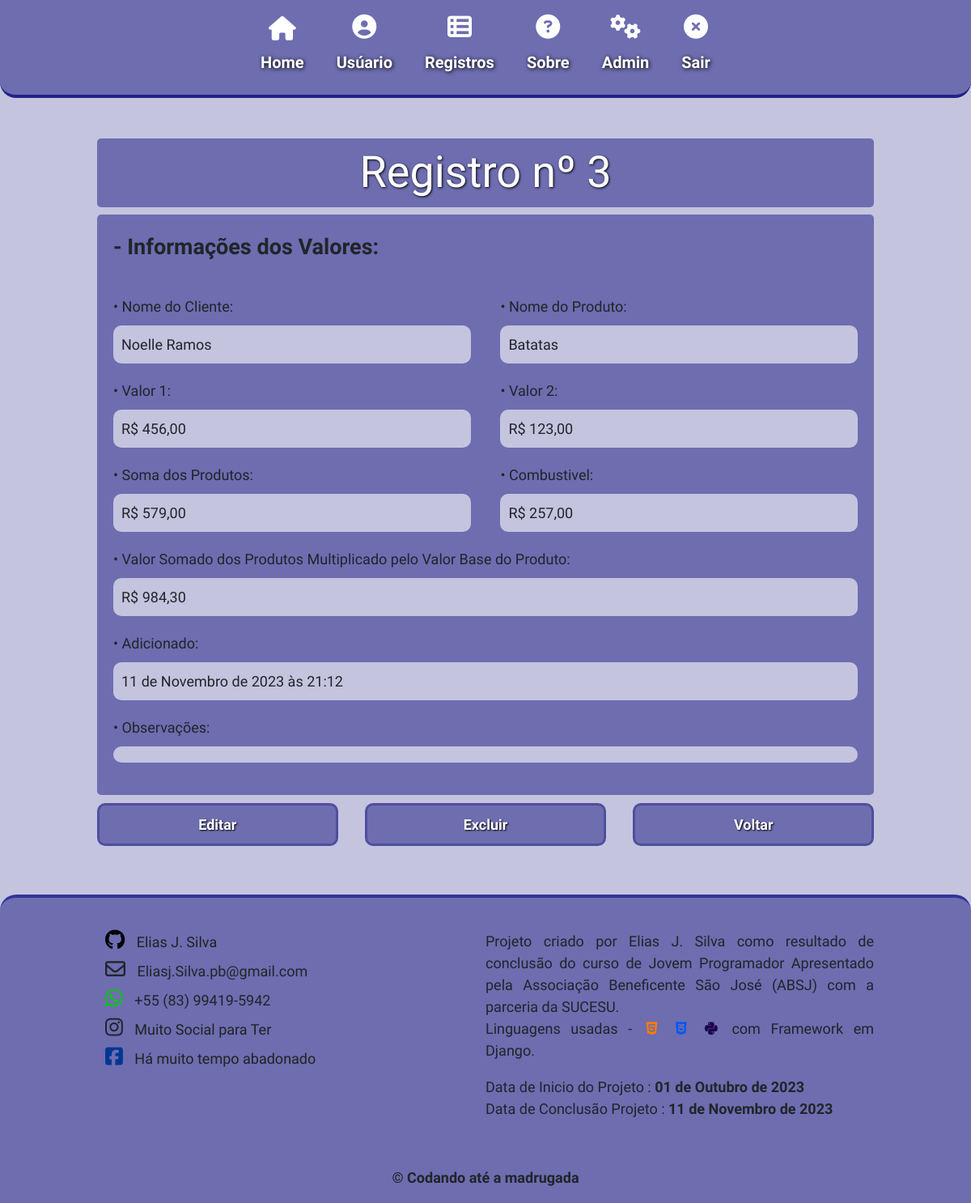
/Perfil/Registro/3/ (signed in), run on the app's committed database.
### inventario/models.py (models this page shows, shortened)
class Inventario(models.Model):
    produto = models.ForeignKey(Produto, on_delete=models.CASCADE)
    cliente = models.ForeignKey(Cliente, on_delete=models.CASCADE)
    user = models.ForeignKey(get_user_model(), on_delete=models.CASCADE)
    valor_p1 = models.DecimalField(max_digits=10, decimal_places=2)
    valor_p2 = models.DecimalField(max_digits=10, decimal_places=2, default=0)
    valorProdutos = models.DecimalField(max_digits=10, decimal_places=2, blank=True, default=0)
    subTotal = models.DecimalField(max_digits=10, decimal_places=2, blank=True, default=0)
    combustivel = models.DecimalField(max_digits=10, decimal_places=2, default=0)
    create_at = models.DateTimeField(auto_now_add=True)
    notes = models.TextField(blank=True, null=True)
    class Meta:
        ordering = ['-valorProdutos']

class Cliente(models.Model):
    user = models.ForeignKey(get_user_model(), on_delete=models.CASCADE)
    cliente = models.CharField(max_length=150)
    endereco = models.CharField(max_length=200, blank=True, null=True)
    contato = models.CharField(max_length=15, blank=True, null=True)
    email = models.CharField(max_length=150,blank=True,null=True)
    data = models.DateField(auto_now_add=True)
    observacoes = models.TextField(blank=True, null=True)
    class Meta:
        ordering = ['cliente']
    def __str__(self):
        return self.cliente

class Produto(models.Model):
    user = models.ForeignKey(get_user_model(), on_delete=models.CASCADE)
    produto = models.CharField(max_length=100)
    valorBase = models.DecimalField(max_digits=10, decimal_places=2, default=1.70)
    valorTotal = models.DecimalField(max_digits=10, decimal_places=2, blank=True, default=0)
    create = models.DateField(auto_now_add=True)
    notes = models.TextField(blank=True, null=True)
    class Meta:
        ordering = ['-valorTotal']
    def __str__(self):
        return self.produto

### inventario/views.py (the view)
# urls.py: path('Perfil/Registro/<int:id>/', views.registroView, name='registroView'),
@login_required
def registroView(request, id):
    iView = models.Inventario.objects.get(id=id)
    return render(request, 'inventario/registroView.html', {'iView':iView})

### templates/inventario/registroView.html (shortened to what this page needs)
{% extends 'home.html' %}
{% load static %}
{% block content %}
<div class="user">
    <h3> Registro nº {{ iView.id }}</h3>
    <fieldset>
        <legend>Informações dos Valores:</legend>
        <div class="item-value">
            <div class="item1">
                <label for="">Nome do Cliente:</label>
                <span>{{ iView.cliente }}</span>
            </div>
            <div class="item1">
                <label for="">Nome do Produto:</label>
                <span>{{ iView.produto }}</span>
            </div>
        </div>
        <div class="item-value">
            <div class="item1">
                <label for="">Valor 1:</label>
                <span>R$ {{ iView.valor_p1 }}</span>
            </div>
            <div class="item1">
                <label for="">Valor 2:</label>
                <span>R$ {{ iView.valor_p2 }}</span>
            </div>
        </div>
        <div class="item-value">
            <div class="item1">
                <label for="">Soma dos Produtos:</label>
                <span>R$ {{ iView.valorProdutos }}</span>
            </div>
            <div class="item1">
                <label for="">Combustivel:</label>
                <span>R$ {{ iView.combustivel }}</span>
            </div>
        </div>
        <label for="">Valor Somado dos Produtos Multiplicado pelo Valor Base do Produto:</label>
        <span>R$ {{ iView.subTotal }}</span>
        <label for="">Adicionado:</label>
        <span>{{ iView.create_at }}</span>
        <label for="">Observações:</label>
        <span>{{ iView.notes }}</span>
    </fieldset>
    <div class="links">
        <a href="{% url 'registroEdit' id=iView.id %}">Editar</a>
        <a href="{% url 'registroDel' id=iView.id %}">Excluir</a>
        <a href="{% url 'user' %}">Voltar</a>
    </div>
</div>
{% endblock %}

### static/css/styles.css (style rules this page uses)
* { margin: 0; padding: 0; box-sizing: border-box; font-size: 18px; font-family: 'Ubuntu', sans-serif; }
body { background-color: #2284; }
.user { width: 80%; margin: 50px auto; }
.user > h3 { text-align: center; font-size: 3em; color: #fff; text-shadow: 1px 1px 3px #000; background-color: #2288; padding: 10px; border-radius: 5px; }
.user > fieldset { border-radius: 5px; padding: 20px; background-color: #2288; width: 100%; }
.user > fieldset > legend { font-weight: bold; margin-bottom: 40px; }
.user > fieldset legend::before { content: '- ' }
.user > fieldset label { font-weight: 500; }
.user > fieldset label::before { content: '• '; }
.user > fieldset span { display: block; background-color: #C4C4DF; margin: 10px 0 20px 0; padding: 10px; border-radius: 10px; }
.user > fieldset > .item-value { display: grid; grid-template-columns: 48% 48%; justify-content: space-between; }
.user > .links { display: grid; grid-template-columns: 31% 31% 31%; justify-content: space-between; }
.user > .links > a { font-weight: bold; border-radius: 10px; text-decoration: none; text-align: center; background-color: #2288; border: 3px solid #2286; margin: 10px 0; padding: 10px 0; color: #fff; text-shadow: 1px 1px 2px #000; }

### data on the page
Inventario: id "3", cliente "Noelle Ramos", produto "Batatas", valor_p1 "456,00", valor_p2 "123,00", valorProdutos "579,00", combustivel "257,00", subTotal "984,30", create_at "11 de Novembro de 2023 às 21:12"
